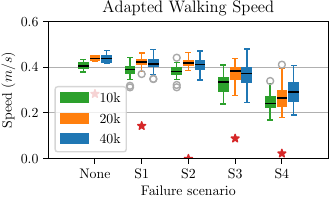

The Python source for this figure:
import matplotlib.patches as mpatches
import matplotlib.pyplot as plt
import matplotlib
import numpy as np
from scipy import stats

# matplotlib.use("pgf")
matplotlib.rcParams.update({
    'pgf.texsystem': "pdflatex",
    'pdf.fonttype': 42,
    'ps.fonttype': 42,
    'font.family': 'serif',
    'text.usetex': True,
    'pgf.rcfonts': False,
})

def set_box_color(bp, color):
    plt.setp(bp['boxes'], color=color)
    plt.setp(bp['whiskers'], color=color)
    plt.setp(bp['caps'], color=color)
    plt.setp(bp['medians'], color='black')

# load data
sim_data_10 = []
sim_data_20 = []
sim_data_40 = []
tripod_data = []
tripod_mean_data = []

for scenario in range(5):
    data_10 = list(np.loadtxt(f'./10k/perfs_{scenario}.dat').flatten() / 5)
    data_20 = list(np.loadtxt(f'./20k/perfs_{scenario}.dat').flatten() / 5)
    data_40 = list(np.loadtxt(f'./40k/perfs_{scenario}.dat').flatten() / 5)
    tripod = list(np.loadtxt(f'../tripod_{scenario}.dat').flatten())
    sim_data_10.append(data_10)
    sim_data_20.append(data_20)
    sim_data_40.append(data_40)
    tripod_data.append(tripod)
    tripod_mean_data.append(np.mean(tripod))

tripod_mean = np.mean(np.loadtxt('../tripod_0.dat'))

# performance stats
print("performance stats")
for scenario in range(1,5):
    t_statistic, p_value = stats.ttest_ind(sim_data_20[scenario] + sim_data_40[scenario], tripod_data[scenario])
    print(f'S{scenario}:', p_value)

# map size stats
print('map size statistics')
for scenario in range(4):
    t_statistic, p_value = stats.ttest_ind(sim_data_20[scenario], sim_data_40[scenario])
    print(f'S{scenario+1}:', p_value)


ticks = ['None', 'S1', 'S2', 'S3', 'S4']
box_width = 0.4
color_10 = 'tab:green'
color_20 = 'tab:orange'
color_40 = 'tab:blue'

fig, ax = plt.subplots()
fig.set_size_inches(w=3.3, h=2.0)
ax.set_axisbelow(True)
ax.yaxis.grid(True)
ax.set_title('Adapted Walking Speed')
ax.set_xlabel('Failure scenario')
ax.set_ylabel('Speed ($m/s$)')

flierprops = dict(marker='o', markersize=5, linestyle='none', markeredgecolor='darkgray')
meanline = dict(linestyle='-', color='black')
meanpoint = dict(marker='D', markeredgecolor='black', markerfacecolor='red')
positions = np.array(range(len(sim_data_40)))*2.0

bp10 = plt.boxplot(sim_data_10, positions=positions-0.5, widths=box_width, showfliers=True, flierprops=flierprops, patch_artist=True)
bp20 = plt.boxplot(sim_data_20, positions=positions-0.0, widths=box_width, showfliers=True, flierprops=flierprops, patch_artist=True)
bp40 = plt.boxplot(sim_data_40, positions=positions+0.5, widths=box_width, showfliers=True, flierprops=flierprops, patch_artist=True)

# bp = plt.boxplot(tripod_data, positions=positions, widths=0.4, showfliers=True, flierprops=flierprops, notch=True, showmeans=True, patch_artist=True)

plt.scatter(positions, tripod_mean_data, marker='*', color='tab:red')

# ax.axhline(tripod_mean, color='tab:red', linestyle='-.', label='Default Tripod Gait')

set_box_color(bp10, color_10)
set_box_color(bp20, color_20)
set_box_color(bp40, color_40)
# set_box_color(bp, 'tab:red')

custom_lines = [mpatches.Patch(color=color_10), mpatches.Patch(color=color_20), mpatches.Patch(color=color_40)]
plt.legend(custom_lines, ['10k', '20k', '40k'])

plt.xticks(range(0, len(ticks)*2, 2), ticks)
plt.xlim(-2, len(ticks)*2)
plt.ylim(0, 0.6)
plt.tight_layout(pad=0.1)

plt.savefig("perfs_plot.pdf")
plt.show()
